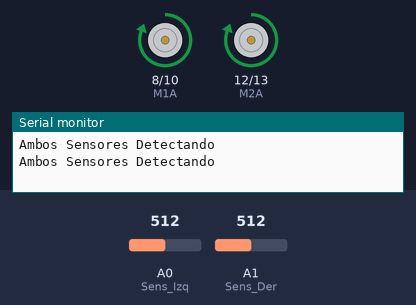
This sketch was run on a simulated Arduino Uno, built with avr-gcc and run on an emulated ATmega328P. On the bench: motor-driver pin pairs drawn as motors (green arrow = first pin HIGH = forward, orange = second pin HIGH = backward, longer = more drive), the last lines printed to the serial monitor. The test bench sets the inputs (shaded band); at power-on: A0 (Sens_Izq) = 512, A1 (Sens_Der) = 512.

Above: at 1.2 s.
1.3 s: A0 (Sens_Izq) set to 264
3.2 s: A0 (Sens_Izq) set to 249
At 4.3 s:
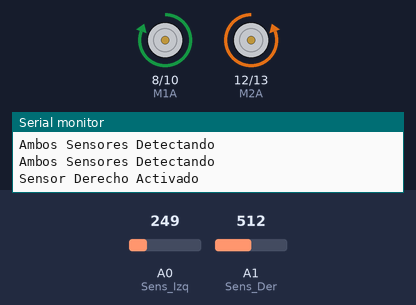
5.5 s: A1 (Sens_Der) set to 272
7.2 s: A1 (Sens_Der) set to 240
At 8.6 s:
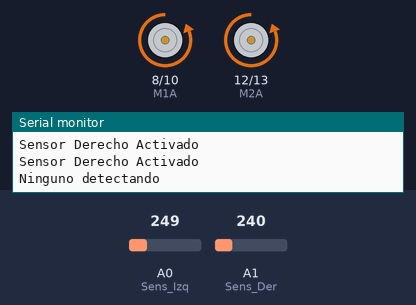
9.5 s: A1 (Sens_Der) set to 306
At 11.2 s:
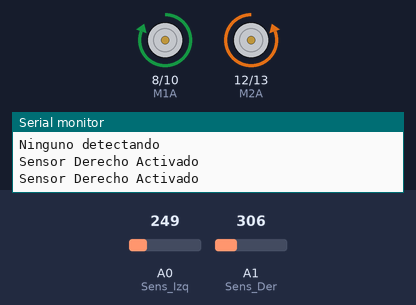
11.5 s: A1 (Sens_Der) set to 122
At 13.0 s:
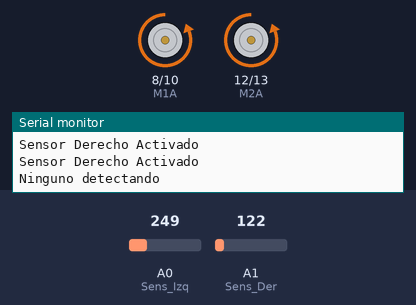
Timing chart, 0 to 14.5 s (numbered marks = the images above; inputs shaded):
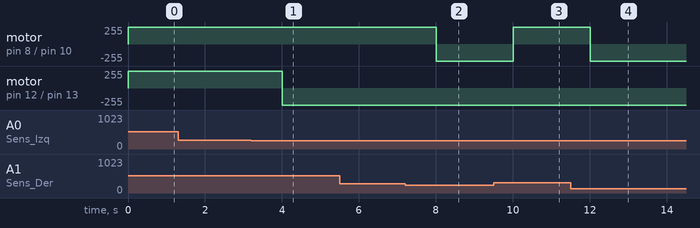

The sketch:

seguidir_lineas.ino
```cpp
const int M1A = 8;
const int M1B = 10; //Izquierdo

const int M2A = 12;
const int M2B = 13; //Derecho

const int Sens_Izq = 0;
const int Sens_Der = 1;

void setup() {
  // put your setup code here, to run once:
  Serial.begin(9600);
  l293dBegin(M1A,M1B,M2A,M2B);
}

void loop() {
  // put your main code here, to run repeatedly:
  seguir_linea();
}
void seguir_linea(void)
{
  if(SensorDerecho(256) && (!SensorIzquierdo(256)))
  {
    Serial.println("Sensor Derecho Activado");
    giroCW();
  }
  else if(!SensorDerecho(256) && SensorIzquierdo(256))
  {
    Serial.println("Sensor Izquierdo Activado");
    giroCW();
  }
  else if (SensorDerecho(256) && SensorIzquierdo(256))
  {
    Serial.println("Ambos Sensores Detectando");
    adelante();
  }
  else
  {
    Serial .println("Ninguno detectando");
    atras();
  }
  delay(1000);
}
bool SensorDerecho(int a)
{
  if(analogRead(Sens_Der) >= a)
  {
    return true;
  }
  else
  {
    return false;
  }
}

bool SensorIzquierdo(int a)
{
  if(analogRead(Sens_Izq) >= a)
  {
    return true;
  }
  else
  {
    return false;
  }
}
void test(void)
{
  adelante();
//  Serial.println("adelante");
//  delay(2000);
//  atras();
//  Serial.println("atras");
//  delay(2000);
//  giroCW();
//  delay(2000);
//  Serial.println("giroCW");
//  giroCCW();
//  Serial.println("giroCCW");
//  delay(2000);
}
void l293dBegin(int a, int b, int c, int d)
{
  pinMode(a,OUTPUT);
  pinMode(b,OUTPUT);
  pinMode(c,OUTPUT);
  pinMode(d,OUTPUT);
}

void adelanteIzq(void)
{
  digitalWrite(M1A,HIGH);
  digitalWrite(M1B,LOW);
}

void atrasIzq(void)
{
  digitalWrite(M1A,LOW);
  digitalWrite(M1B,HIGH);
}

void adelanteDer(void)
{
  digitalWrite(M2A,HIGH);
  digitalWrite(M2B,LOW);
}

void atrasDer(void)
{
  digitalWrite(M2A,LOW);
  digitalWrite(M2B,HIGH);
}

void adelante(void)
{
  adelanteIzq();
  adelanteDer();
}

void atras(void)
{
  atrasIzq();
  atrasDer();
}

void giroCW(void)
{
  adelanteIzq();
  atrasDer();
}

void giroCCW(void)
{
  adelanteDer();
  atrasIzq();
}
```

Measured:
- the behaviour switches between 256 and 255 on A0 (Sens_Izq) (found by bisection; images 0 and 1)
- the behaviour switches between 256 and 255 on A1 (Sens_Der) (found by bisection; images 1 and 2)
- after the input at 3.2 s, motor on pin 12 (M2A) / pin 13 (M2B): forward 255/255 → backward 255/255 after 0.80 s
- after the input at 7.2 s, motor on pin 8 (M1A) / pin 10 (M1B): forward 255/255 → backward 255/255 after 0.81 s
- after the input at 9.5 s, motor on pin 8 (M1A) / pin 10 (M1B): backward 255/255 → forward 255/255 after 0.51 s
- after the input at 11.5 s, motor on pin 8 (M1A) / pin 10 (M1B): forward 255/255 → backward 255/255 after 0.51 s
